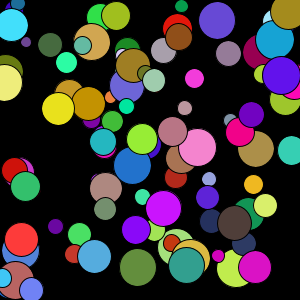
Frame 1 (no input)
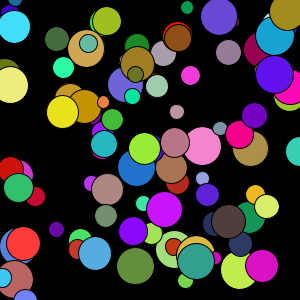
Frame 60 (the mouse pressed at the canvas centre just before this capture)
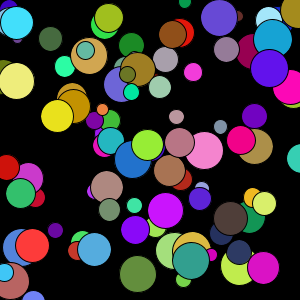
Frame 120 (the mouse held since frame 60 and released just before this capture)

The Processing sketch that drew these frames (run headless with seeded random() and noise(); from frame 60 on, the mouse is pressed at the canvas centre):

// Processing sketch: simple_ball_class
// ── simple_ball_class.pde
// array of many
Ball [] circles = new Ball[100];

void setup(){
  
  size(300,300);
  

  for(int i = 0; i < circles.length; i++){
    circles[i] = new Ball();
  }
  
}

void draw(){
  background(0);

  // loop through all 100 and call each one's display function
  for(int i = 0; i < circles.length; i++){
    circles[i].update();
    circles[i].display();
  }
  
}

void keyPressed(){
  // loop through all circles and call each one's reset
  for(int i = 0; i < circles.length; i++){
    circles[i].reset();
  }
}

// class Ball
// properties: x and y position, color, size
// functions: reset, display, move it

class Ball{
  
  float x;
  float y;
  color c;
  float sz;
  
  // constructor
  Ball(){
    reset(); // call reset to set random values
  }
  
  // reset my properties
  void reset(){
    x = random(300);
    y = random(300);
    c = color( random(255), random(255), random(255) );
    sz = random(10,40);
  }
  
  // funtion to draw our Ball
  void display(){
    fill(c);
    ellipse(x,y,sz,sz);
  }
  
  void update(){
    x += random(-1,1);
    y += random(-1,1);
  }
  
  
}
